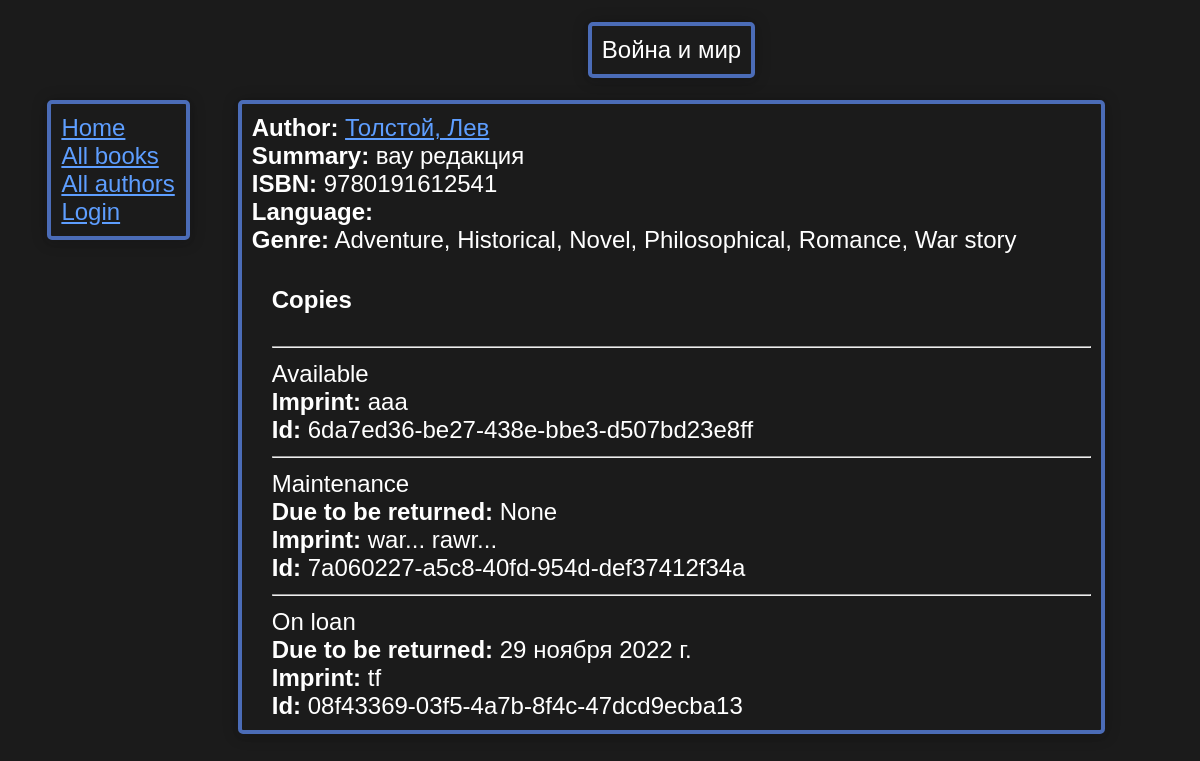
/catalog/book/1, run on the app's committed database.
### catalog/models.py (models this page shows, shortened)
class Book(models.Model):
    title = models.CharField(max_length=200)
    author = models.ForeignKey('Author', on_delete=models.SET_NULL, null=True)
    summary = models.TextField(max_length=1000, help_text='Enter a brief description of the book', null=True)
    isbn = models.CharField('ISBN', max_length=13, unique=True,
                            help_text='13 Character <a href="https://www.isbn-international.org/content/what-isbn">ISBN number</a>')
    genre = models.ManyToManyField(Genre, help_text='Select a genre for this book')
    class Meta:
        ordering = ['id']
        permissions = (("can_mark_returned", "Set book as returned"),)
    def display_genre(self):
        """Create a string for the Genre. This is required to display genre in Admin."""
        return ', '.join(genre.name for genre in self.genre.all()[:3])
    display_genre.short_description = 'Genre'

class Author(models.Model):
    first_name = models.CharField(max_length=100)
    last_name = models.CharField(max_length=100)
    date_of_birth = models.DateField(null=True, blank=True)
    date_of_death = models.DateField('Died', null=True, blank=True)
    class Meta:
        ordering = ['last_name']
    def __str__(self):
        return f'{self.last_name}, {self.first_name}'

class Genre(models.Model):
    name = models.CharField(max_length=200, help_text='Enter a book genre (e.g. Science Fiction)')
    class Meta:
        ordering = ['name']
    def __str__(self):
        return self.name

class BookInstance(models.Model):
    id = models.UUIDField(primary_key=True, default=uuid.uuid4, help_text='Unique ID for this particular book across whole library')
    book = models.ForeignKey('Book', on_delete=models.RESTRICT, null=True)
    lang = models.ForeignKey('Language', on_delete=models.PROTECT, null=True)
    imprint = models.CharField(max_length=200)
    due_back = models.DateField(null=True, blank=True)
    borrower = models.ForeignKey(User, on_delete=models.SET_NULL, null=True, blank=True)
    LOAN_STATUS = (
        ('m', 'Maintenance'),
        ('o', 'On loan'),
        ('a', 'Available'),
        ('r', 'Reserved'),
    )
    status = models.CharField(
        max_length=1,
        choices=LOAN_STATUS,
        blank=True,
        default='m',
        help_text='Book availability',
    )
    def display_title(self):
        """Create a string for the Genre. This is required to display genre in Admin."""
        return self.book.title
    display_title.short_description = 'Title'
    class Meta:
        ordering = ['due_back']

### catalog/views.py (the view)
# urls.py: path('book/<int:pk>', views.BookDetailView.as_view(), name='book-detail'),
class BookDetailView(generic.DetailView):
    model = Book

### catalog/templates/catalog/book_detail.html (shortened to what this page needs)
{% extends "base_generic.html" %}
{% block title %}
    {% load static %}
{% endblock %}
{% block content %}
<div class="content-head"><p>{{ book.title }}</p></div>
<div class="content-main">
    <p><strong>Author:</strong> <a href="">{{ book.author }}</a></p>
    <p><strong>Summary:</strong> {{ book.summary }}</p>
    <p><strong>ISBN:</strong> {{ book.isbn }}</p>
    <p><strong>Language:</strong> {{ book.language }}</p>
    <p><strong>Genre:</strong> {{ book.genre.all|join:", " }}</p>
    <div style="margin-left:20px;margin-top:20px">
        <h4>Copies</h4>
        {% for copy in book.bookinstance_set.all %}
            <hr>
            <p class="{% if copy.status == 'a' %}text-success{% elif copy.status == 'm' %}text-danger{% else %}text-warning{% endif %}">
                {{ copy.get_status_display }}
            </p>
            {% if copy.status != 'a' %}
                <p><strong>Due to be returned:</strong> {{ copy.due_back }}</p>
            {% endif %}
            <p><strong>Imprint:</strong> {{ copy.imprint }}</p>
            <p class="text-muted"><strong>Id:</strong> {{ copy.id }}</p>
        {% endfor %}
    </div>
</div>
{% endblock %}

### catalog/static/css/styles.css (style rules this page uses)
html, body { margin: 0; font: 24px sans-serif; }
body { background: #1b1b1b; color: white; }
.main-menu, .content-head, .content-main, .pagination { box-shadow: 0 1px .625rem 0 hsla(210, 7%, 0%, .26), 0 .125rem .25rem 0 hsla(210, 7%, 22%, .08); border-radius: 5px; padding: 10px; margin: 0; margin-block-start: 0; margin-block-end: 0; border: solid 4px #4b6cb7; color: white; outline-color: white; background: #1b1b1b; }
.content-head { justify-self: center; align-self: center; grid-area: header; display: flex; justify-content: center; align-content: center; align-items: stretch; }
.content-main { grid-area: main; text-align: start; }
a:-webkit-any-link { color: #5e9eff; cursor: pointer; }
p { padding: 0; margin: 0; }

### data on the page
Book: title "Война и мир", author "Толстой, Лев", summary "вау редакция", isbn "9780191612541", genre.all "Adventure, Historical, Novel, Philosophical, Romance, War story"
BookInstance: status "Available", imprint "aaa", id "6da7ed36-be27-438e-bbe3-d507bd23e8ff"
BookInstance: status "Maintenance", due_back "None", imprint "war... rawr...", id "7a060227-a5c8-40fd-954d-def37412f34a"
BookInstance: status "On loan", due_back "29 ноября 2022 г.", imprint "tf", id "08f43369-03f5-4a7b-8f4c-47dcd9ecba13"
